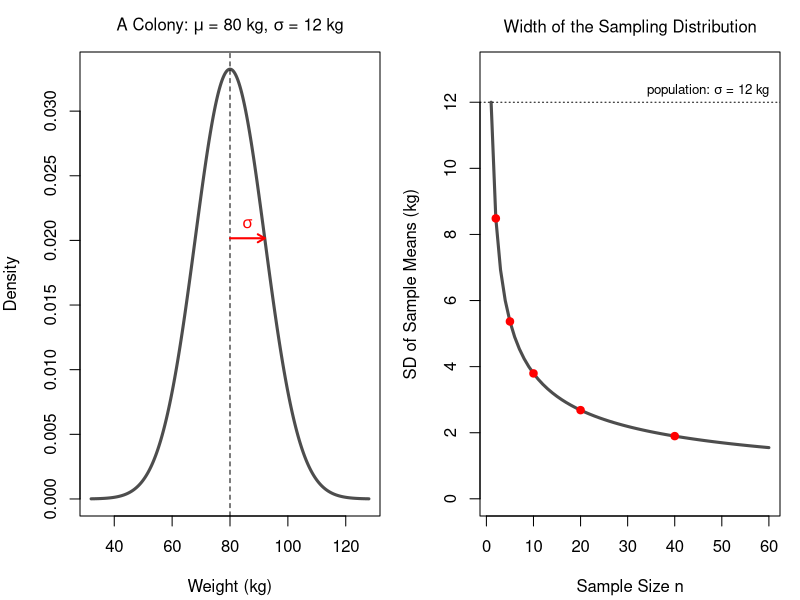
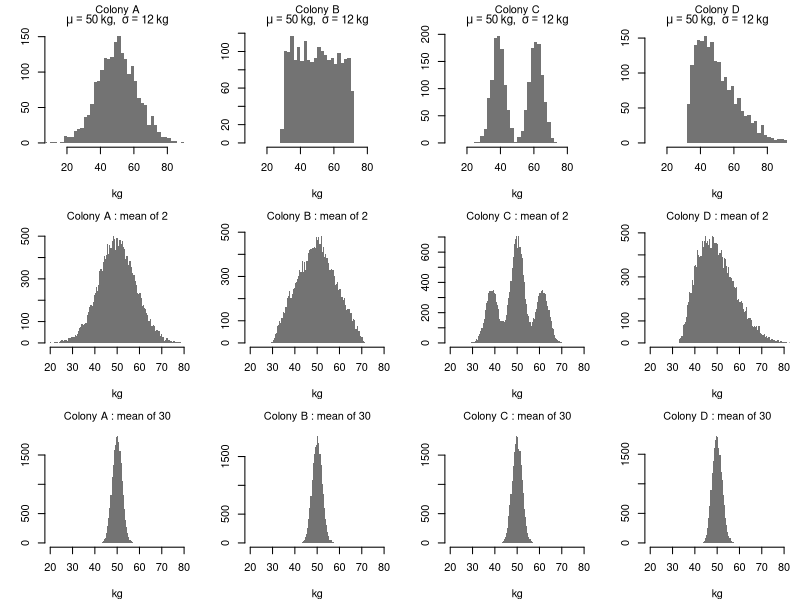
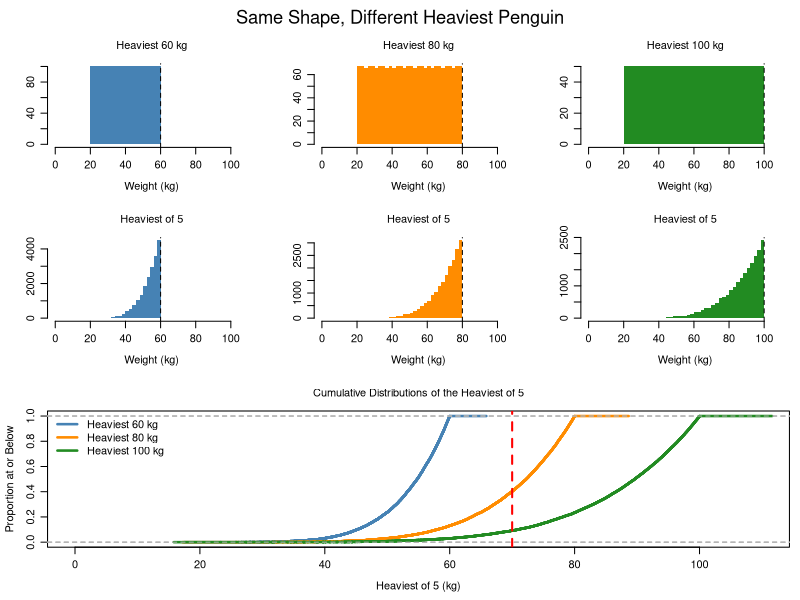
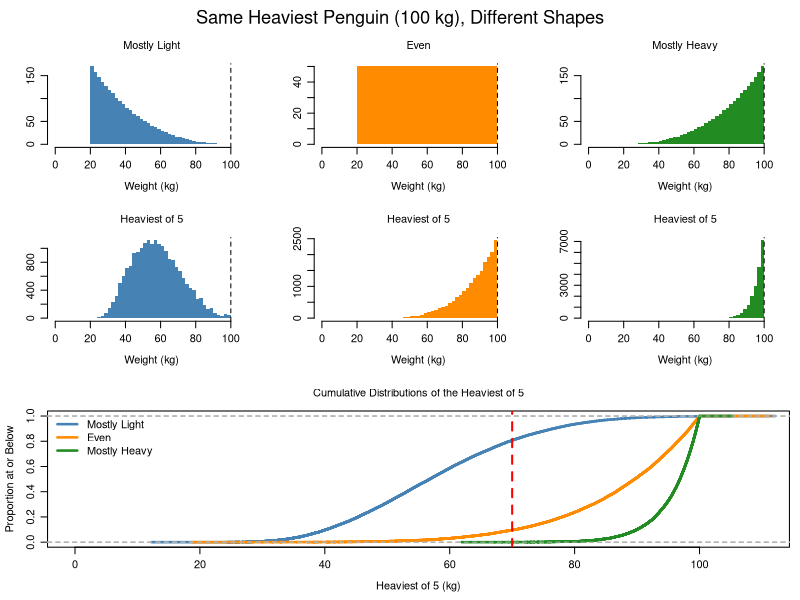
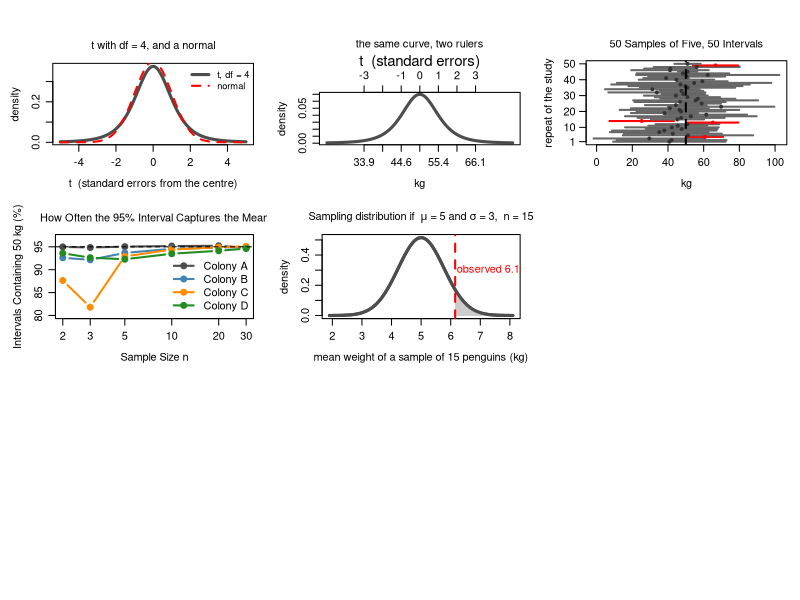

The R script that drew these images, in order:
## ---- chunk 1
knitr::opts_chunk$set(echo = FALSE, message = FALSE, warning = FALSE)
## ---- chunk 2
population <- c(12, 34, 69, 36, 13, 47, 98, 12, 18, 87, 65,
                42, 98, 76, 34, 18, 10, 89, 90, 78, 65, 53,
                27, 57, 69, 23, 44, 12, 67, 11, 15)
## ---- chunk 3
sigma <- 12
mu <- 80
par(mfrow = c(1, 2), mar = c(4.2, 4, 2.6, 1), cex.main = 1, font.main = 1)

curve(dnorm(x, mu, sigma), from = mu - 4 * sigma, to = mu + 4 * sigma, n = 400,
      lwd = 3, col = "grey30", xlab = "Weight (kg)", ylab = "Density",
      main = expression(paste("A Colony: ", mu, " = 80 kg, ", sigma, " = 12 kg")))
abline(v = mu, lty = 2)
arrows(mu, dnorm(mu + sigma, mu, sigma), mu + sigma, dnorm(mu + sigma, mu, sigma),
       length = 0.08, col = "red", lwd = 2)
text(mu + sigma / 2, dnorm(mu + sigma, mu, sigma), expression(sigma), pos = 3, col = "red")

nn <- 1:60
plot(nn, sigma / sqrt(nn), type = "l", lwd = 3, col = "grey30", ylim = c(0, 13),
     xlab = "Sample Size n", ylab = "SD of Sample Means (kg)",
     main = "Width of the Sampling Distribution")
points(c(2, 5, 10, 20, 40), sigma / sqrt(c(2, 5, 10, 20, 40)), pch = 19, col = "red")
abline(h = sigma, lty = 3)
text(60, sigma, expression(paste("population: ", sigma, " = 12 kg")), adj = c(1, -0.4), cex = 0.8)
## ---- chunk 4
set.seed(4003)
rescale <- function(x, m, s) (x - mean(x)) / sd(x) * s + m
N <- 2000
colonies <- list(
  "Colony A" = rescale(rnorm(N), 50, 12),
  "Colony B" = rescale(runif(N), 50, 12),
  "Colony C" = rescale(c(rnorm(N / 2, -1, 0.35), rnorm(N / 2, 1, 0.35)), 50, 12),
  "Colony D" = rescale(rbeta(N, 1.5, 6), 50, 12))

draw_means <- function(x, n, reps = 20000) replicate(reps, mean(sample(x, n, replace = TRUE)))

par(mfrow = c(3, 4), mar = c(4, 3.4, 2.4, 0.8), cex.main = 1)

pop_breaks <- seq(-10, 110, by = 2)
mean_breaks <- seq(0, 100, by = 0.5)

for (nm in names(colonies))
{
  hist(colonies[[nm]], breaks = pop_breaks, xlim = c(10, 90), col = "grey45",
       border = NA, main = "", xlab = "kg", ylab = "")
  title(main = nm, line = 1.4)
  mtext(bquote(mu == .(round(mean(colonies[[nm]]))) ~ "kg," ~~
               sigma == .(round(sd(colonies[[nm]]))) ~ "kg"),
        side = 3, line = 0.2, cex = 0.7)
}

for (nm in names(colonies))
  hist(draw_means(colonies[[nm]], 2), breaks = mean_breaks, xlim = c(20, 80),
       col = "grey45", border = NA,
       main = paste(nm, ": mean of 2"), xlab = "kg", ylab = "")

for (nm in names(colonies))
  hist(draw_means(colonies[[nm]], 30), breaks = mean_breaks, xlim = c(20, 80),
       col = "grey45", border = NA,
       main = paste(nm, ": mean of 30"), xlab = "kg", ylab = "")
## ---- chunk 5
set.seed(4030)
colony_size <- 2000
catch <- 5
max_reps <- 20000
observed_max <- 70
max_cols <- c("steelblue", "darkorange", "forestgreen")

# Colonies are built from evenly spaced quantiles, so their shapes are exact
# rather than one random draw.
stretch <- function(x, low, high) low + (high - low) * (x - min(x)) / (max(x) - min(x))
colony <- function(a, b, low, high) stretch(qbeta(ppoints(colony_size), a, b), low, high)
draw_max <- function(x) replicate(max_reps, max(sample(x, catch, replace = TRUE)))

max_figure <- function(colonies, maxima, heading)
{
  layout(matrix(c(1, 2, 3, 4, 5, 6, 7, 7, 7), nrow = 3, byrow = TRUE),
         heights = c(1, 1, 1.3))
  par(mar = c(4, 3.6, 2.8, 0.8), cex.main = 1, font.main = 1,
      oma = c(0, 0, 2, 0), mgp = c(2.4, 0.8, 0))
  breaks <- seq(20, 100, by = 2)

  for (i in seq_along(colonies))
  {
    hist(colonies[[i]], breaks = breaks, xlim = c(0, 110), col = max_cols[i],
         border = NA, main = names(colonies)[i], xlab = "Weight (kg)", ylab = "")
    abline(v = max(colonies[[i]]), lty = 2)
  }

  for (i in seq_along(colonies))
  {
    hist(maxima[[i]], breaks = breaks, xlim = c(0, 110), col = max_cols[i],
         border = NA, main = "Heaviest of 5", xlab = "Weight (kg)", ylab = "")
    abline(v = max(colonies[[i]]), lty = 2)
  }

  plot(NA, xlim = c(0, 110), ylim = c(0, 1), xlab = "Heaviest of 5 (kg)",
       ylab = "Proportion at or Below",
       main = "Cumulative Distributions of the Heaviest of 5")
  for (i in seq_along(colonies))
    lines(ecdf(maxima[[i]]), col = max_cols[i], lwd = 2.5,
          do.points = FALSE, verticals = TRUE)
  abline(v = observed_max, lty = 2, col = "red", lwd = 2)
  legend("topleft", bty = "n", lwd = 2.5, col = max_cols, legend = names(colonies))
  mtext(heading, outer = TRUE, cex = 1.1)
}

# Chance that all five penguins weigh observed_max or less.
p_at_or_below <- function(colonies)
  sprintf("%.2f", sapply(colonies, function(x) mean(x <= observed_max)^catch))

colonies_1 <- list("Heaviest 60 kg" = colony(1, 1, 20, 60),
                   "Heaviest 80 kg" = colony(1, 1, 20, 80),
                   "Heaviest 100 kg" = colony(1, 1, 20, 100))
maxima_1 <- lapply(colonies_1, draw_max)
p_1 <- p_at_or_below(colonies_1)

colonies_2 <- list("Mostly Light" = colony(1, 4, 20, 100),
                   "Even" = colony(1, 1, 20, 100),
                   "Mostly Heavy" = colony(4, 1, 20, 100))
maxima_2 <- lapply(colonies_2, draw_max)
p_2 <- p_at_or_below(colonies_2)
## ---- chunk 6
max_figure(colonies_1, maxima_1, "Same Shape, Different Heaviest Penguin")
## ---- chunk 7
max_figure(colonies_2, maxima_2, "Same Heaviest Penguin (100 kg), Different Shapes")
## ---- chunk 8
par(mar = c(4.2, 4, 2.8, 1))
curve(dt(x, df = 4), from = -5, to = 5, n = 500, lwd = 3, col = "grey30",
      xlab = "t  (standard errors from the centre)", ylab = "density",
      main = "t with df = 4, and a normal")
curve(dnorm(x), add = TRUE, lwd = 2, lty = 2, col = "red")
legend("topright", c("t, df = 4", "normal"), lwd = c(3, 2), lty = c(1, 2),
       col = c("grey30", "red"), bty = "n", cex = 0.85)
## ---- chunk 9
mu <- 50; s <- 12; n5 <- 5
se <- s / sqrt(n5)
par(mar = c(4.2, 4, 5, 1))
curve(dt((x - mu) / se, df = 4) / se, from = mu - 5 * se, to = mu + 5 * se, n = 500,
      lwd = 3, col = "grey30", xlab = "kg", ylab = "density", xaxt = "n", main = "")
title(main = "the same curve, two rulers", line = 3.4)
axis(1, at = mu + (-3:3) * se, labels = round(mu + (-3:3) * se, 1))
axis(3, at = mu + (-3:3) * se, labels = -3:3)
mtext("t  (standard errors)", side = 3, line = 1.8, cex = 0.9)
## ---- chunk 10
set.seed(4005)
n <- 5
reps <- 50
true_mean <- 50
true_sd <- 20
t_crit <- qt(0.975, df = n - 1)
cis <- t(replicate(reps, {
  x <- rnorm(n, true_mean, true_sd)
  mean(x) + c(-1, 0, 1) * t_crit * sd(x) / sqrt(n)
}))
miss <- cis[, 1] > true_mean | cis[, 3] < true_mean

par(mar = c(4.2, 4, 2.6, 1))
plot(NA, xlim = range(cis), ylim = c(1, reps), yaxt = "n",
     xlab = "kg", ylab = "repeat of the study", main = "50 Samples of Five, 50 Intervals")
axis(2, at = c(1, 10, 20, 30, 40, 50), las = 1)
segments(cis[, 1], 1:reps, cis[, 3], 1:reps, lwd = 2,
         col = ifelse(miss, "red", "grey40"))
points(cis[, 2], 1:reps, pch = 19, cex = 0.6, col = ifelse(miss, "red", "grey20"))
abline(v = true_mean, lty = 2, lwd = 2)
## ---- chunk 11
set.seed(4006)
sizes <- c(2, 3, 5, 10, 20, 30)
coverage <- sapply(colonies, function(x)
  sapply(sizes, function(k)
  {
    tk <- qt(0.975, df = k - 1)
    100 * mean(replicate(10000, {
      s <- sample(x, k, replace = TRUE)
      abs(mean(s) - 50) <= tk * sd(s) / sqrt(k)
    }))
  }))

cov_cols <- c("grey30", "steelblue", "darkorange", "forestgreen")
par(mar = c(4.2, 4.2, 2.6, 1))
matplot(sizes, coverage, type = "b", pch = 19, lty = 1, lwd = 2, col = cov_cols,
        log = "x", xaxt = "n", ylim = c(80, 97),
        xlab = "Sample Size n", ylab = "Intervals Containing 50 kg (%)",
        main = "How Often the 95% Interval Captures the Mean")
axis(1, at = sizes)
abline(h = 95, lty = 2)
legend("bottomright", names(colonies), col = cov_cols, lwd = 2, pch = 19, bty = "n")
## ---- chunk 12
mu0 <- 5; sig <- 3; n6 <- 15; obs <- 6.15
se6 <- sig / sqrt(n6)
xs <- seq(mu0 - 4 * se6, mu0 + 4 * se6, length.out = 500)
plot(xs, dnorm(xs, mu0, se6), type = "l", lwd = 3, col = "grey30",
     xlab = "mean weight of a sample of 15 penguins (kg)", ylab = "density",
     main = expression(paste("Sampling distribution if  ", mu, " = 5 and ", sigma, " = 3,  n = 15")))
xt <- seq(obs, mu0 + 4 * se6, length.out = 200)
polygon(c(obs, xt, max(xt)), c(0, dnorm(xt, mu0, se6), 0), col = "grey80", border = NA)
lines(xs, dnorm(xs, mu0, se6), lwd = 3, col = "grey30")
abline(v = obs, lty = 2, lwd = 2, col = "red")
text(obs + 0.05, dnorm(mu0, mu0, se6) * 0.6, "observed 6.15", col = "red", adj = 0)
